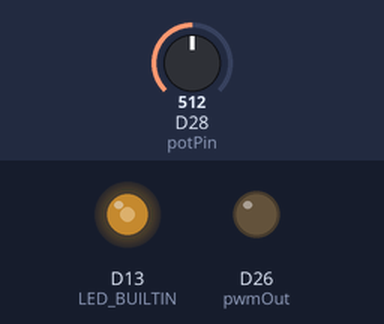
Simulated run of this sketch. Board: Arduino Due. Parts: output pins drawn as LEDs (lit = HIGH). The inputs (shaded band) are chosen by the test bench; at power-on: D28 (potPin) = 512 (analog values on the 0–1023 scale). What the sketch prints to the serial monitor is not drawn.

Above: at 2.2 s.
2.3 s: D28 (potPin) set to 716
At 3.5 s:
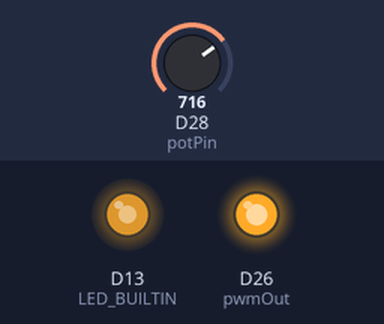
3.8 s: D28 (potPin) set to 900
At 4.8 s:
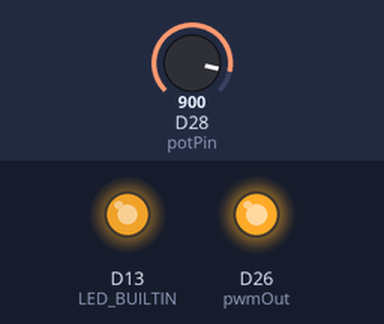
5.3 s: D28 (potPin) set to 122
At 5.9 s:
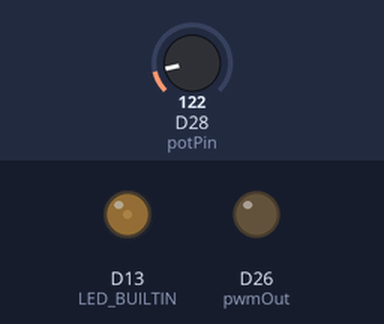
6.8 s: D28 (potPin) set to 511
At 7.1 s:
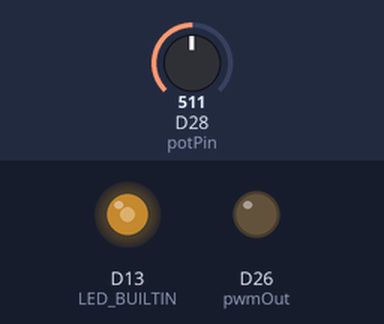
Timing chart, 0 to 9.3 s (numbered marks = the images above; inputs shaded):
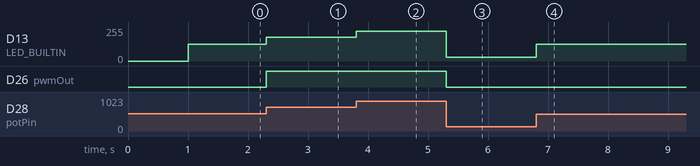

The sketch:

pwm.ino
```cpp
// Potentiometer is connected to GPIO 26 (Analog ADC0)
const int potPin = 28;
const int pwmOut = 26;

// variable for storing the potentiometer value
int potValue = 0;
float pwmVal = 0;

void setup() {
  Serial.begin(115200);
  analogReadResolution(12);
  pinMode(potPin, INPUT);
  pinMode(pwmOut, OUTPUT);
  pinMode(LED_BUILTIN, OUTPUT);
  delay(1000);
}

void loop() {
  // Reading potentiometer value
  potValue = analogRead(potPin);
  pwmVal = (255./4095.)*potValue;
  analogWrite(pwmOut, pwmVal);
  analogWrite(LED_BUILTIN, pwmVal);
  Serial.println(String(potValue) + " "+ String(pwmVal));
}
```

Measured:
- after the input at 2.3 s, D13 (LED_BUILTIN): 127/255 → 178/255 at once; D26 (pwmOut): LOW → HIGH at once
- after the input at 3.8 s, D13 (LED_BUILTIN): 178/255 → 224/255 at once
- after the input at 5.3 s, D13 (LED_BUILTIN): 224/255 → 30/255 at once; D26 (pwmOut): HIGH → LOW at once
- after the input at 6.8 s, D13 (LED_BUILTIN): 30/255 → 127/255 at once
